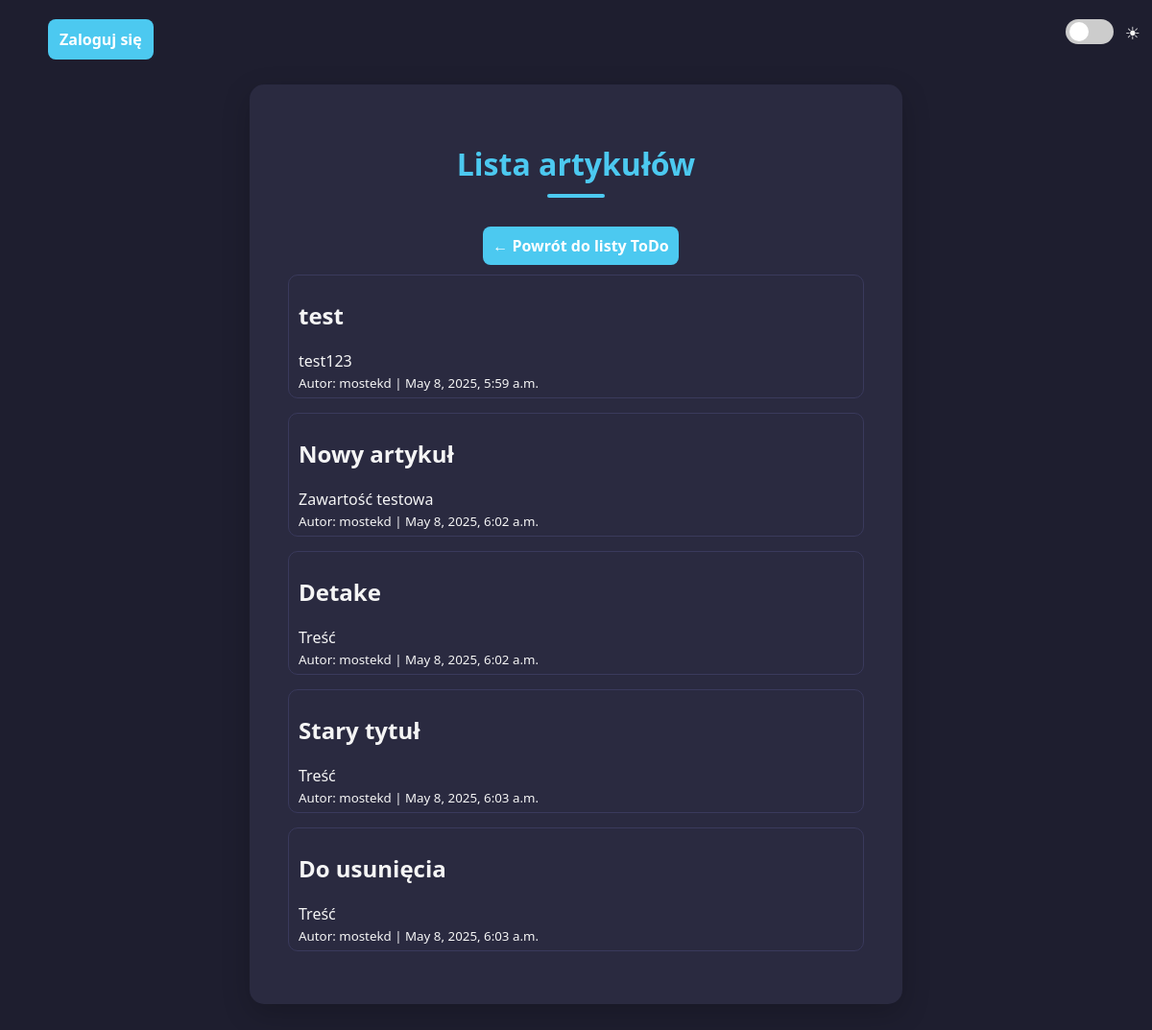
Page /articles-html/ on the earlier database version.
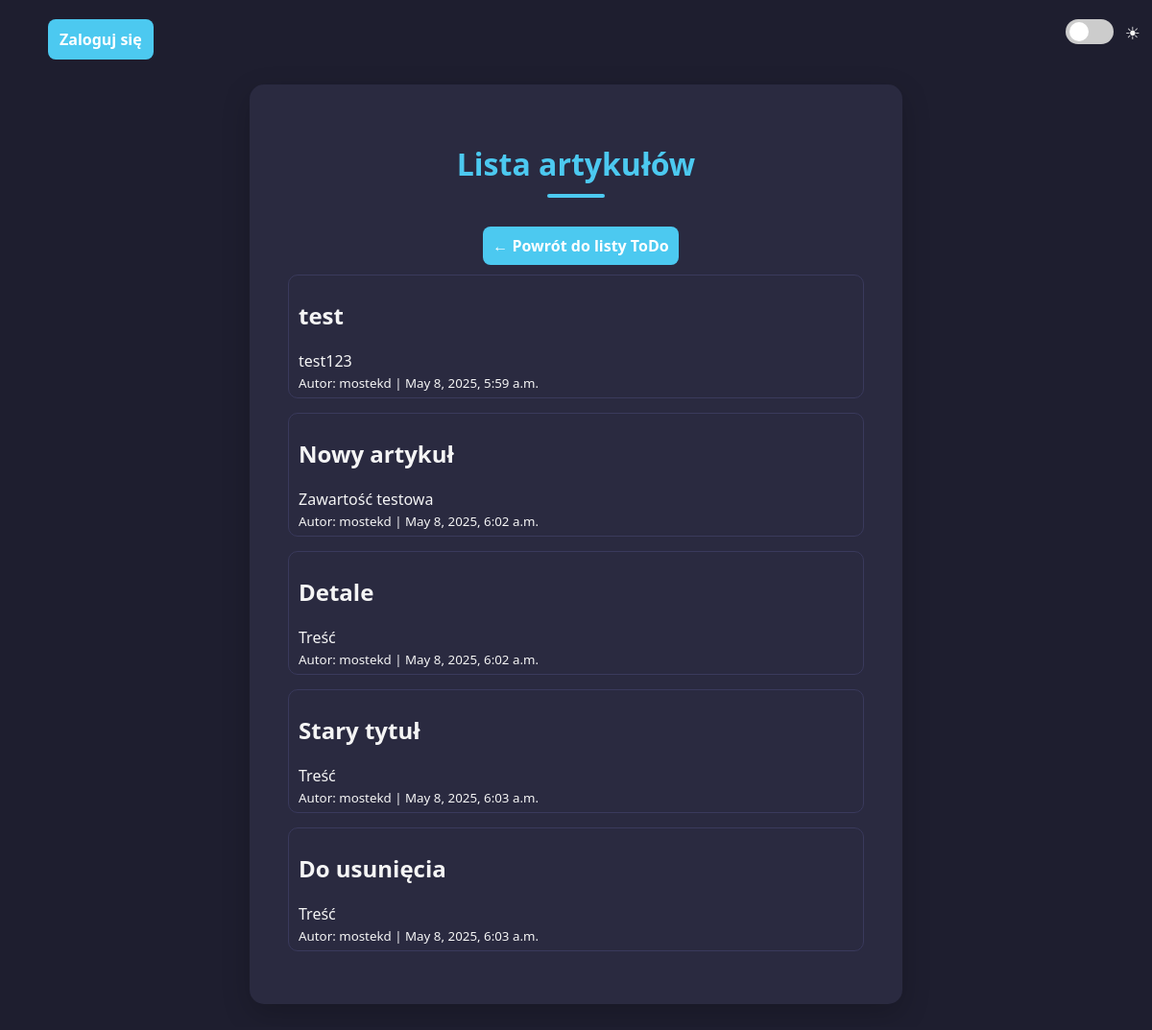
Same page on the later database version.
### crudapp/models.py (models this page shows, shortened)
class Article(models.Model):
    title = models.CharField(max_length=255)
    content = models.TextField()
    created_at = models.DateTimeField(auto_now_add=True)
    author = models.ForeignKey(User, on_delete=models.CASCADE, related_name='articles')

### crudapp/views.py (the view)
# urls.py: path('articles-html/', views.articles_html, name='articles-html'),
def articles_html(request):
    articles = Article.objects.select_related('author').all()
    return render(request, 'articles.html', {'articles': articles})

### crudapp/templates/articles.html (shortened to what this page needs)
{% extends 'base.html' %}
{% block content %}
<h1>Lista artykułów</h1>
<div class="center-button">
    <a href="{% url 'index' %}">← Powrót do listy ToDo</a>
</div>
{% for article in articles %}
<div class="todo-item">
    <div>
        <h2>{{ article.title }}</h2>
        <p>{{ article.content }}</p>
        <small>Autor: {{ article.author.username }} | {{ article.created_at }}</small>
    </div>
</div>
{% empty %}
<p>Brak artykułów.</p>
{% endfor %}
{% endblock %}

Differences in the rows shown:
changed Article: title "Detake" → "Detale"
